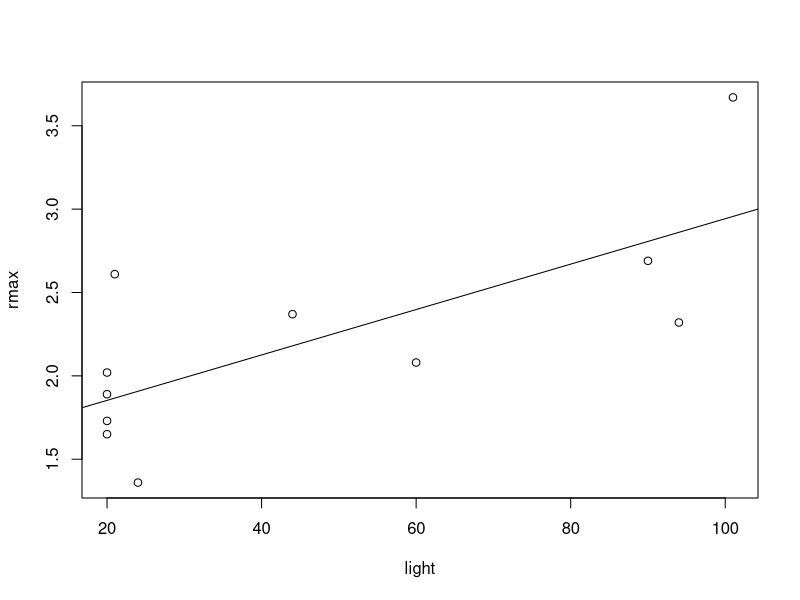

Write the R code that produced this figure.
light <- c(20,20,20,20,21,24,44,60,90,94,101)
rmax <- c(1.73,1.65,2.02,1.89,2.61,1.36,2.37,2.08,2.69,2.32,3.67)

plot(light, rmax)
fit <- lm(rmax~light)
summary(fit)
abline(fit)
